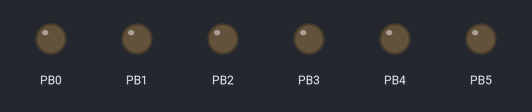
Bench run of a sketch on a simulated ATtiny85, built with avr-gcc and run on an emulated ATtiny85. Shown: output pins drawn as LEDs (lit = HIGH).

Above: at 0.05 s.
At 3.65 s:
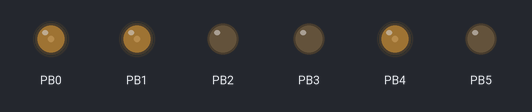
At 4.35 s:
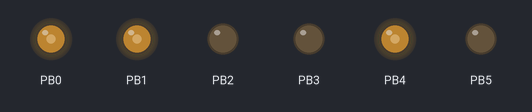
At 4.7 s:
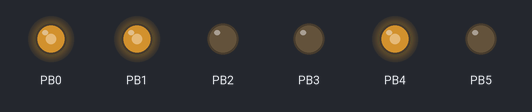
At 5.1 s:
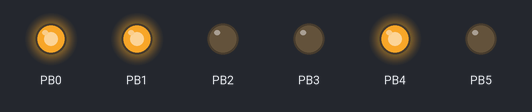
Timing chart, 0 to 6.7 s (numbered marks = the images above):
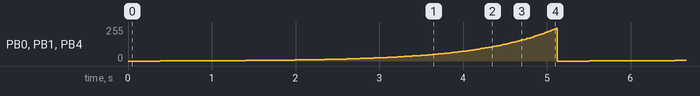

Measured:
- by itself, PB0, PB1, PB4: ramps from 0/255 to 244/255 and jumps back, once every 5.1 s

The sketch:

pwm-all-gamma.ino
```cpp
// (licence header left out)
// ATMEL ATTINY85
//
//                  +-\/-+
//      (D 5) PB5  1|    |8  Vcc
//      (D 3) PB3  2|    |7  PB2 (D 2)
// PWM  (D 4) PB4  3|    |6  PB1 (D 1) PWM
//            GND  4|    |5  PB0 (D 0) PWM
//                  +----+

int pwm_value = 0;
int dms = 20;

// table of exponential values
// generated for values of i from 0 to 255 -> x=round( pow( 2.0, i/32.0) - 1);
const byte table[] PROGMEM = {
  0,   0,   0,   0,   0,   0,   0,   0,   0,   0,   0,   0,   0,   0,   0,   0,
  0,   0,   0,   1,   1,   1,   1,   1,   1,   1,   1,   1,   1,   1,   1,   1,
  1,   1,   1,   1,   1,   1,   1,   1,   1,   1,   1,   2,   2,   2,   2,   2,
  2,   2,   2,   2,   2,   2,   2,   2,   2,   2,   3,   3,   3,   3,   3,   3,
  3,   3,   3,   3,   3,   3,   4,   4,   4,   4,   4,   4,   4,   4,   4,   5,
  5,   5,   5,   5,   5,   5,   5,   6,   6,   6,   6,   6,   6,   6,   7,   7,
  7,   7,   7,   8,   8,   8,   8,   8,   9,   9,   9,   9,   9,  10,  10,  10,
 10,  11,  11,  11,  11,  12,  12,  12,  12,  13,  13,  13,  14,  14,  14,  15,
 15,  15,  16,  16,  16,  17,  17,  18,  18,  18,  19,  19,  20,  20,  21,  21,
 22,  22,  23,  23,  24,  24,  25,  25,  26,  26,  27,  28,  28,  29,  30,  30,
 31,  32,  32,  33,  34,  35,  35,  36,  37,  38,  39,  40,  40,  41,  42,  43,
 44,  45,  46,  47,  48,  49,  51,  52,  53,  54,  55,  56,  58,  59,  60,  62,
 63,  64,  66,  67,  69,  70,  72,  73,  75,  77,  78,  80,  82,  84,  86,  88,
 90,  91,  94,  96,  98, 100, 102, 104, 107, 109, 111, 114, 116, 119, 122, 124,
127, 130, 133, 136, 139, 142, 145, 148, 151, 155, 158, 161, 165, 169, 172, 176,
180, 184, 188, 192, 196, 201, 205, 210, 214, 219, 224, 229, 234, 239, 244, 250
};


void setup() {
  for (int i = 0; i < NUM_DIGITAL_PINS; i++)
    pinMode(i, OUTPUT);
}

void loop() {
  for (int i = 0; i < NUM_DIGITAL_PINS; i++) {
    if (digitalPinHasPWM(i))
      analogWrite(i, pgm_read_byte(&table[pwm_value]));
  }

  pwm_value = (pwm_value + 1) % 255;
  delay(dms);
}
```
